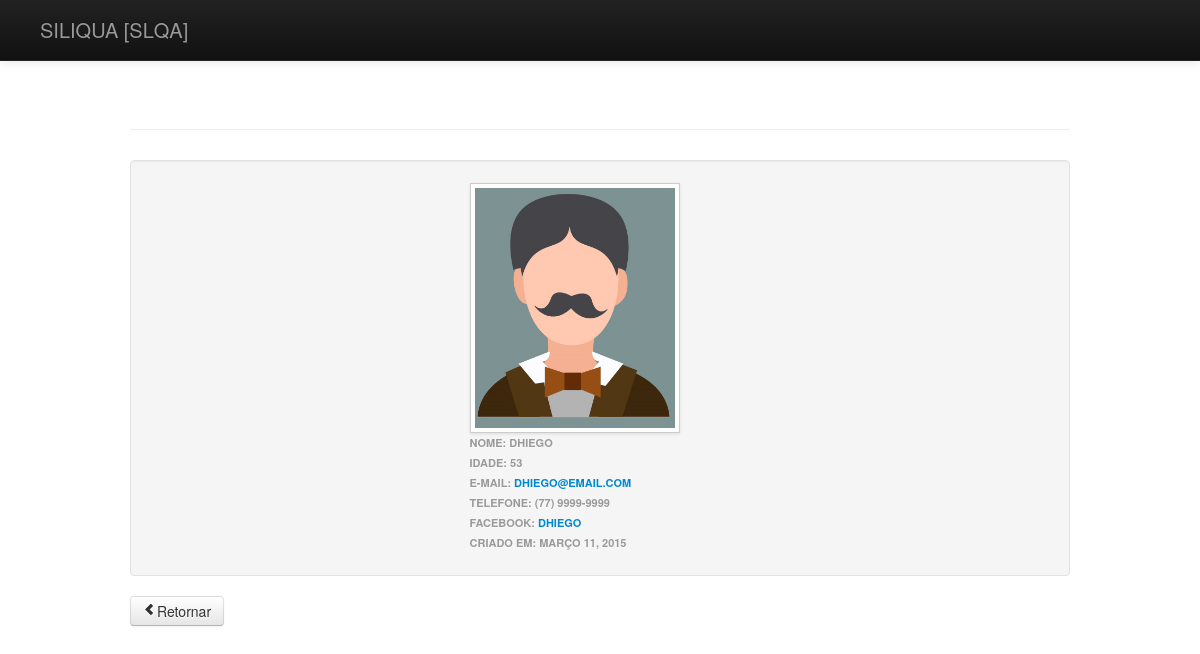
/agenda/view/Dhiego.html, run on the app's committed database.
### agenda/models.py (models this page shows, shortened)
class Contato(models.Model):
        nome = models.CharField(max_length=100)
        idade = models.IntegerField()
        email = models.EmailField(unique=True)
        telefone = models.CharField(max_length=20, blank=True)
        criado_em = models.DateField(db_index=True, auto_now_add=True)
        facebook = models.CharField(max_length=200)
        foto = models.ImageField(upload_to="fotos")

### agenda/views.py (the view)
def view_contato(request, nome):
    return render_to_response('view_contato.html', {
        'contato': get_object_or_404(Contato, nome=nome)
    })

### templates/view_contato.html (shortened to what this page needs)
{% extends 'base.html' %}
	{% block content %}
	<div class="spam3">
   		<div class="well sidebar-nav">
   			<div class="nav-header ">
   				<div class="centralizar">
    	<img class="img-polaroid" src="{{ contato.foto.url }}" width="200px"/><br>
    	Nome: {{ contato.nome }} <br>
    	Idade: {{ contato.idade }} <br>
   		E-mail: <a href="mailto:{{ contato.email }}">{{ contato.email }}</a><br>
    	Telefone: {{ contato.telefone }} <br>
    	Facebook: <a href="http://www.facebook.com/{{ contato.facebook }}">{{ contato.facebook }}</a><br>
    	Criado em: {{ contato.criado_em }} <br>
    	</div>
    </div>
</div>
</div>
<a class="btn" href="http://127.0.0.1:8000/"/><i class="icon-chevron-left"></i>Retornar</a>
	{% endblock %}

### data on the page
Contato: foto (picture), nome "DHIEGO", idade "53", email "DHIEGO@EMAIL.COM", telefone "(77) 9999-9999", facebook "DHIEGO", criado_em "MARÇO 11, 2015"
